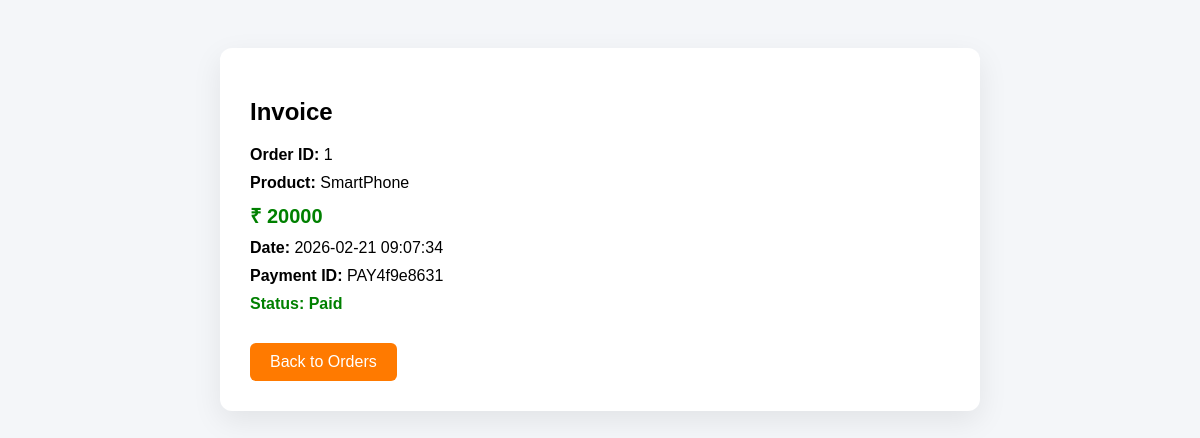
The app's page /invoice/1, older data.
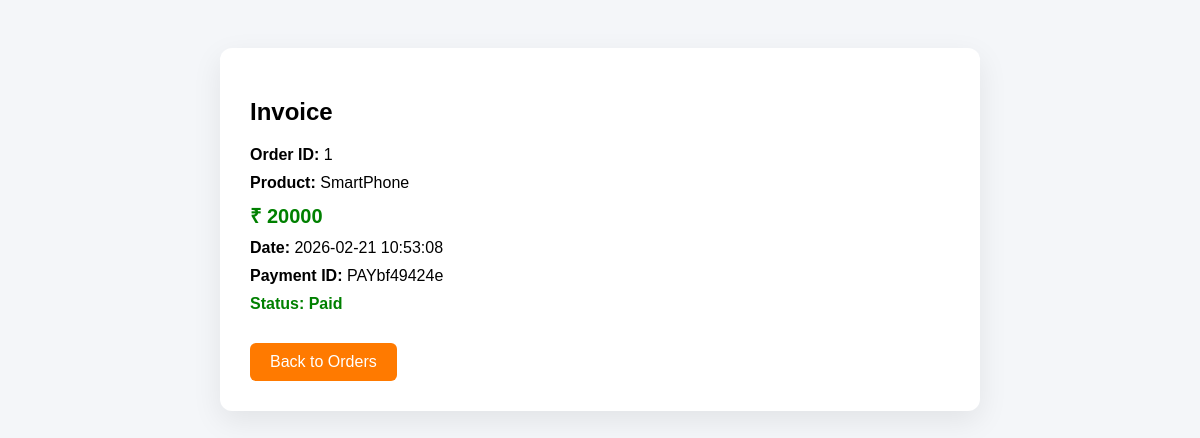
The same page, newer data.
### tables this page shows
CREATE TABLE orders (
        id INTEGER PRIMARY KEY AUTOINCREMENT,
        user_id INTEGER,
        product_name TEXT,
        price INTEGER,
        image TEXT,
        order_date TEXT,
        payment_id TEXT,
        status TEXT

    );

### app.py (the view)
@app.route("/invoice/<int:order_id>")
def invoice(order_id):
    conn = sqlite3.connect("database.db")
    conn.row_factory = sqlite3.Row
    c = conn.cursor()
    c.execute("SELECT * FROM orders WHERE id=?", (order_id,))
    order = c.fetchone()
    conn.close()
    if not order:
        return "Order not found"
    return render_template("invoice.html", order=order)

### templates/invoice.html (shortened to what this page needs)
<!DOCTYPE html>
<html>
<head>
</head>
<body>
<div class="invoice-box">
    <h2>Invoice</h2>
    <div class="row"><strong>Order ID:</strong> {{ order.id }}</div>
    <div class="row"><strong>Product:</strong> {{ order.product_name }}</div>
    <div class="row price">₹ {{ order.price }}</div>
    <div class="row"><strong>Date:</strong> {{ order.order_date }}</div>
    <div class="row"><strong>Payment ID:</strong> {{ order.payment_id }}</div>
    <div class="row status"><strong>Status:</strong> {{ order.status }}</div>
    <a href="/orders" class="btn">Back to Orders</a>
</div>
</body>
</html>

### templates/invoice.html (style rules this page uses)
body { font-family: Arial; background:#f4f6f9; padding:40px; }
.invoice-box { background:white; max-width:700px; margin:auto; padding:30px; border-radius:12px; box-shadow:0 10px 30px rgba(0,0,0,0.08); }
h2 { margin-bottom:20px; }
.row { margin:10px 0; }
.price { font-size:20px; font-weight:bold; color:green; }
.status { color:green; font-weight:bold; }
.btn { margin-top:20px; display:inline-block; padding:10px 20px; background:#ff7a00; color:white; text-decoration:none; border-radius:6px; }

Row changes from the older to the newer data that the page shows:
changed orders "SmartPhone": order_date "2026-02-21 09:07:34" → "2026-02-21 10:53:08"; payment_id "PAY4f9e8631" → "PAYbf49424e"
